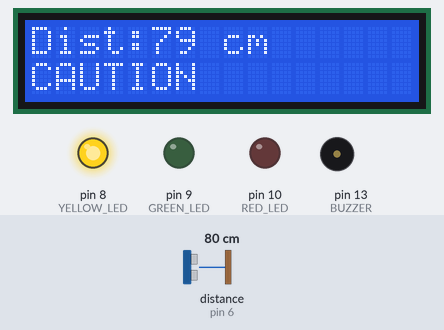
Simulated run of this sketch. Board: Arduino Uno, built with avr-gcc and run on an emulated ATmega328P. Parts: 16×2 character LCD, output pins drawn as LEDs (lit = HIGH), buzzer (waves = sounding). Wiring (inferred from the names in the program): ultrasonic range finder: trigger pin 7; echo pin 6. Inputs (shaded band) come from the test bench; at power-on: distance to the obstacle (sensor on pin 6) 80 cm. The echo pulse lasts 58.3 µs per cm; pins used as bus, display or sensor lines are not drawn.

Above: at 3.2 s.
3.3 s: distance to the obstacle (sensor on pin 6) set to 56 cm
At 4.0 s:
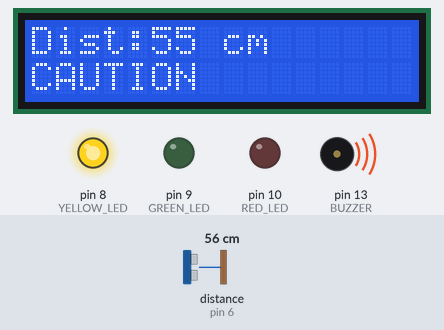
4.8 s: distance to the obstacle (sensor on pin 6) set to 48 cm
At 4.95 s:
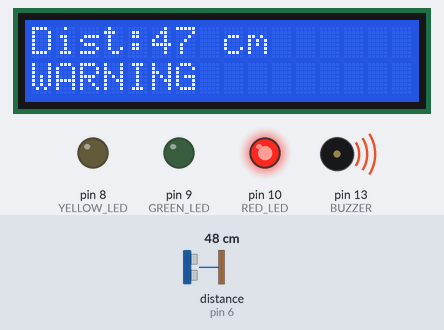
7.1 s: distance to the obstacle (sensor on pin 6) set to 120 cm
At 8.1 s:
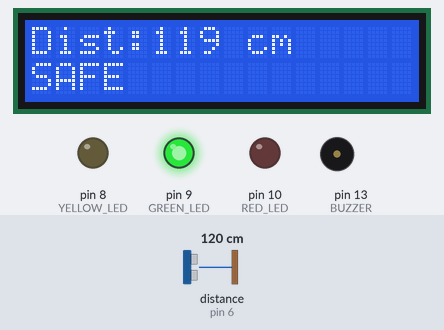
8.6 s: distance to the obstacle (sensor on pin 6) set to 4 cm
At 8.71 s:
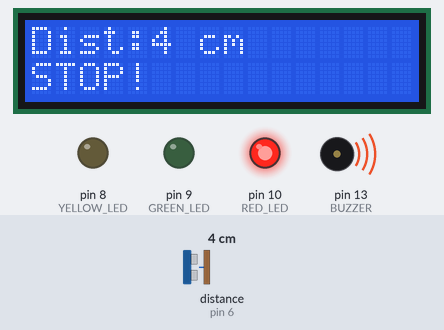
Timing chart, 0 to 11.3 s (numbered marks = the images above; inputs shaded):
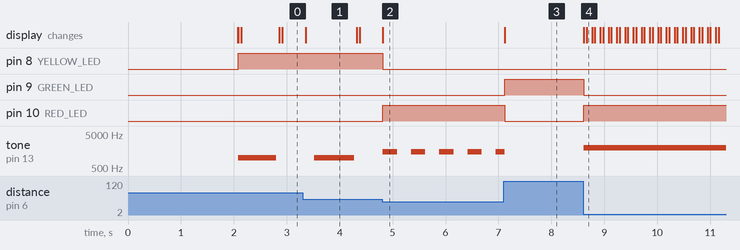

The sketch:

ParkingAssist.ino
```cpp
/*******************************************************
==========================================================
Project Name: Parking Assist System
Author: Vipul
Platform: Arduino Uno

Description:
This project uses an HC-SR04 ultrasonic sensor to measure
distance and provide visual and auditory feedback for parking
assistance. It features a 16x2 LCD display, three LEDs
(Green, Yellow, Red) for status indication, and a piezo buzzer
for auditory warnings.

Components:
- Arduino Uno
- HC-SR04 Ultrasonic Sensor
- 16x2 LCD
- Potentiometer
- Green LED
- Yellow LED
- Red LED
- Piezo Buzzer
==========================================================
*******************************************************/

#include <LiquidCrystal.h>

// ---------------- LCD ----------------
LiquidCrystal lcd(12, 11, 5, 4, 3, 2);

// ---------------- Ultrasonic ----------------
const byte TRIG = 7;
const byte ECHO = 6;

// ---------------- LEDs ----------------
const byte GREEN_LED  = 9;
const byte YELLOW_LED = 8;
const byte RED_LED    = 10;

// ---------------- Buzzer ----------------
const byte BUZZER = 13;

// ---------------- Thresholds ----------------
const int SAFE_LIMIT = 100;
const int CAUTION_LIMIT = 50;
const int WARNING_LIMIT = 20;

// ---------------- Alert Configurations ----------------
const int BEEP_CAUTION_INTERVAL = 700;
const int BEEP_CAUTION_FREQ = 1000;
const int BEEP_WARNING_INTERVAL = 250;
const int BEEP_WARNING_FREQ = 1500;
const int BEEP_STOP_FREQ = 2000;

// ---------------- Sensor Configuration ----------------
const unsigned long SENSOR_TIMEOUT = 30000;
const float SPEED_OF_SOUND_CM_PER_US = 0.0343;
const float MAX_DISTANCE_CM = 400.0;

// ---------------- Variables ----------------
unsigned long previousBeep = 0;
bool beepState = false;
int lastDisplayedDistance = -1;
int lastDisplayedState = -1;

/*******************************************************
Function:
initHardware()

Purpose:
Configures pin modes for the sensor, LEDs, and buzzer.
*******************************************************/
void initHardware()
{
  pinMode(TRIG, OUTPUT);
  pinMode(ECHO, INPUT);

  pinMode(GREEN_LED, OUTPUT);
  pinMode(YELLOW_LED, OUTPUT);
  pinMode(RED_LED, OUTPUT);

  pinMode(BUZZER, OUTPUT);
}

/*******************************************************
Function:
initLCD()

Purpose:
Initializes the LCD and clears the screen.
*******************************************************/
void initLCD()
{
  lcd.begin(16,2);
  lcd.clear();
}

/*******************************************************
Function:
displayStartupMessage()

Purpose:
Shows an introductory message for 2 seconds.
*******************************************************/
void displayStartupMessage()
{
  lcd.setCursor(0,0);
  lcd.print("PARKING ASSIST");
  lcd.setCursor(0,1);
  lcd.print("Initializing");
  delay(2000);
  lcd.clear();
}

/*******************************************************
Function:
setup()

Purpose:
Initializes hardware pins, starts the LCD, and
displays an introductory message.

Input:
None

Returns:
None

Dependencies:
LiquidCrystal library
*******************************************************/
void setup()
{
  initHardware();
  initLCD();
  displayStartupMessage();
}

/*******************************************************
Function:
loop()

Purpose:
Main execution loop. Measures distance, handles sensor
errors, and updates outputs based on distance.

Input:
None

Returns:
None

Dependencies:
readDistance(), showSensorError(), updateLCD(), updateAlerts()
*******************************************************/
void loop()
{
  float distance = readDistance();

  if (distance < 0)
  {
    showSensorError();
    return;
  }

  updateLCD(distance);
  updateAlerts(distance);

  delay(50);
}

/*******************************************************
Function:
readDistance()

Purpose:
Reads the HC-SR04 sensor and returns distance.

Input:
None

Returns:
Distance in centimeters.
Returns -1 on timeout.

Dependencies:
pulseIn()
*******************************************************/
float readDistance()
{
  digitalWrite(TRIG, LOW);
  delayMicroseconds(2);

  digitalWrite(TRIG, HIGH);
  delayMicroseconds(10);

  digitalWrite(TRIG, LOW);

  long duration = pulseIn(ECHO, HIGH, SENSOR_TIMEOUT);

  if (duration == 0)
      return -1;

  float distance = duration * SPEED_OF_SOUND_CM_PER_US / 2.0;

  if (distance > MAX_DISTANCE_CM)
      return -1;

  return distance;
}

/*******************************************************
Function:
updateLCD()

Purpose:
Updates the 16x2 LCD display with current distance and
status text.

Input:
distance (float): Measured distance in centimeters.

Returns:
None

Dependencies:
LiquidCrystal library
*******************************************************/
void updateLCD(float distance)
{
  int currentDistance = (int)distance;
  int currentState;

  if (distance > SAFE_LIMIT) currentState = 0;
  else if (distance > CAUTION_LIMIT) currentState = 1;
  else if (distance >= WARNING_LIMIT) currentState = 2;
  else currentState = 3;

  if (currentDistance != lastDisplayedDistance || lastDisplayedState == 4) {
    lcd.setCursor(0,0);
    lcd.print("Dist:");
    lcd.print(currentDistance);
    lcd.print(" cm   ");
    lastDisplayedDistance = currentDistance;
  }

  if (currentState != lastDisplayedState) {
    lcd.setCursor(0,1);
    if (currentState == 0) lcd.print("SAFE            ");
    else if (currentState == 1) lcd.print("CAUTION         ");
    else if (currentState == 2) lcd.print("WARNING         ");
    else lcd.print("STOP!           ");
    lastDisplayedState = currentState;
  }
}

/*******************************************************
Function:
updateAlerts()

Purpose:
Controls LEDs and Buzzer based on distance thresholds.

Input:
distance (float): Measured distance in centimeters.

Returns:
None

Dependencies:
beep()
*******************************************************/
void updateAlerts(float distance)
{
  unsigned long currentTime = millis();

  bool greenOn = false;
  bool yellowOn = false;
  bool redOn = false;

  if (distance > SAFE_LIMIT) {
      greenOn = true;
      noTone(BUZZER);
  } else if (distance > CAUTION_LIMIT) {
      yellowOn = true;
      beep(currentTime, BEEP_CAUTION_INTERVAL, BEEP_CAUTION_FREQ);
  } else if (distance >= WARNING_LIMIT) {
      redOn = true;
      beep(currentTime, BEEP_WARNING_INTERVAL, BEEP_WARNING_FREQ);
  } else {
      redOn = true;
      tone(BUZZER, BEEP_STOP_FREQ);
  }

  digitalWrite(GREEN_LED, greenOn ? HIGH : LOW);
  digitalWrite(YELLOW_LED, yellowOn ? HIGH : LOW);
  digitalWrite(RED_LED, redOn ? HIGH : LOW);
}

/*******************************************************
Function:
beep()

Purpose:
Generates a non-blocking tone on the buzzer with a
specified interval and frequency.

Input:
now (unsigned long): Current time in milliseconds.
interval (int): Time between toggles in milliseconds.
frequency (int): Tone frequency in Hertz.

Returns:
None

Dependencies:
tone(), noTone()
*******************************************************/
void beep(unsigned long now, int interval, int frequency)
{
  if (now - previousBeep >= (unsigned long)interval)
  {
      previousBeep = now;
      beepState = !beepState;

      if (beepState) {
          tone(BUZZER, frequency);
      } else {
          noTone(BUZZER);
      }
  }
}

/*******************************************************
Function:
showSensorError()

Purpose:
Displays an error message on the LCD and turns off all
LEDs and the buzzer.

Input:
None

Returns:
None

Dependencies:
LiquidCrystal library, noTone()
*******************************************************/
void showSensorError()
{
  if (lastDisplayedState != 4) {
      lcd.setCursor(0, 0);
      lcd.print("Sensor Error   ");
      lcd.setCursor(0, 1);
      lcd.print("Check Wiring   ");
      lastDisplayedState = 4;
      lastDisplayedDistance = -1;
  }

  digitalWrite(GREEN_LED, LOW);
  digitalWrite(YELLOW_LED, LOW);
  digitalWrite(RED_LED, LOW);

  noTone(BUZZER);
}
```

Measured:
- the behaviour switches between 51 and 50 cm on distance to the obstacle (sensor on pin 6) (found by bisection; images 1 and 2)
- after the input at 3.3 s, the display: changes after 0.06 s (image 1)
- after the input at 4.8 s, pin 8 (YELLOW_LED): HIGH → LOW at once; pin 10 (RED_LED): LOW → HIGH at once; the display: changes at once (image 2)
- after the input at 7.1 s, pin 9 (GREEN_LED): LOW → HIGH at once; pin 10 (RED_LED): HIGH → LOW at once; the display: changes at once (image 3)
- after the input at 8.6 s, pin 9 (GREEN_LED): HIGH → LOW at once; pin 10 (RED_LED): LOW → HIGH at once; tone on pin 13 (BUZZER): silent → 2000 Hz at once; the display: first changes at once (image 4 shows a later state)
- by itself, tone on pin 13 (BUZZER): alternates 1500 Hz for 0.27 s and silent for 0.27 s
- what the display in image 1 shows lasts 0.9 s, from 3.4 s to 4.3 s
